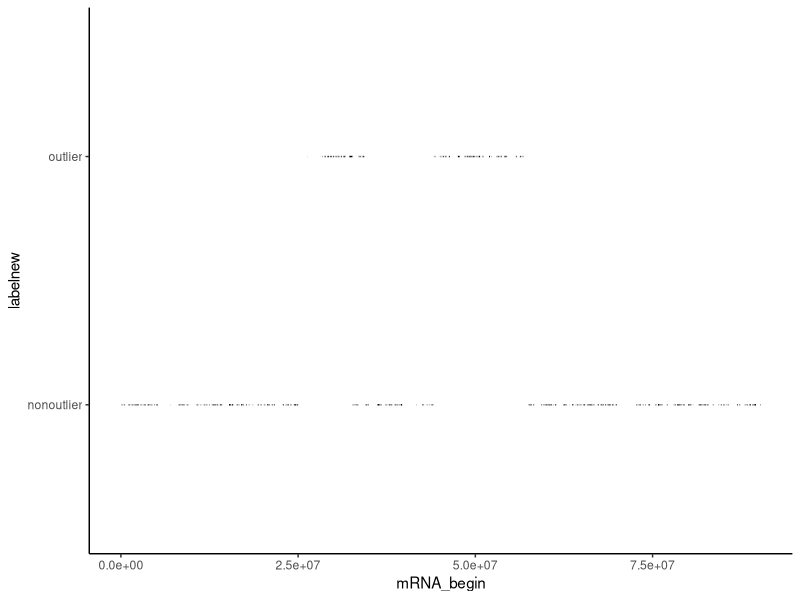
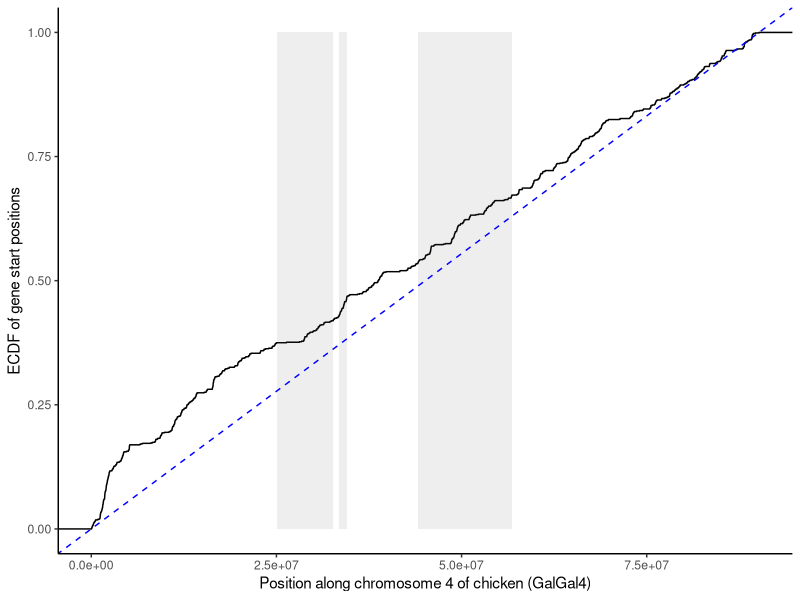
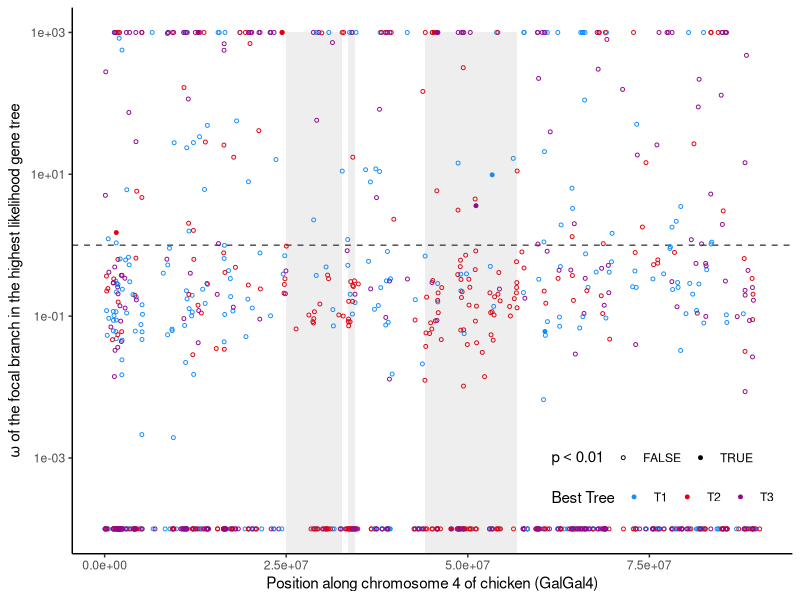
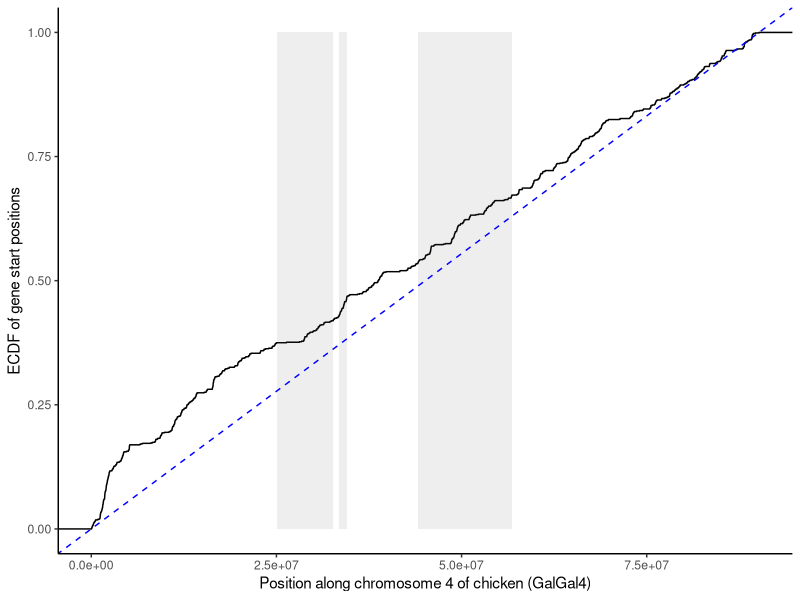
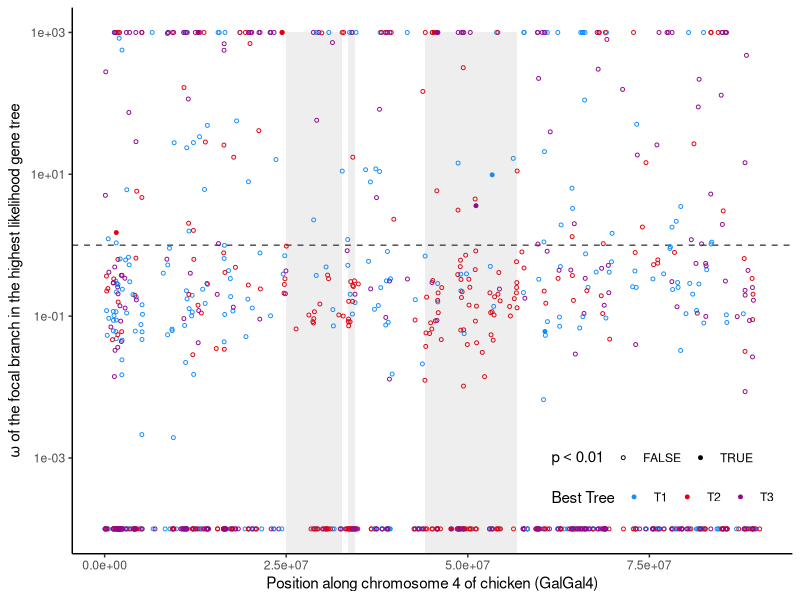

These charts were generated, in order, by the following R code:
require(ggplot2); require(scales); require(reshape2)

l = read.csv('chr4-summary-ELB.tsv',sep="\t")
head(l)

nrow(l)


l$labelnew = ifelse( with(l,
              (mRNA_begin>25030000 & mRNA_end<32670000) |
              (mRNA_begin>33510000 & mRNA_end<34470000) |
              (mRNA_begin>44130000 & mRNA_end<56810000) ),"outlier","nonoutlier")
 
write.csv(l[l$labelnew == "outlier",1:3],"outliergenes.csv",row.names = FALSE)

ggplot(aes(x=mRNA_begin,xend=mRNA_end,y=labelnew,yend=labelnew),data=l)+
  geom_segment()+theme_classic()


ggplot(aes(x=mRNA_begin),data=l)+
  stat_ecdf()+theme_classic()+
  annotate("rect", xmin = 25030000, xmax = 32670000, ymin = 0, ymax =1, alpha = .1)+
  annotate("rect", xmin = 33510000, xmax = 34470000, ymin = 0, ymax =1, alpha = .1)+
  annotate("rect", xmin = 44130000, xmax = 56810000, ymin = 0, ymax =1, alpha = .1)+
  geom_abline(color="blue",linetype=2,slope = 1/90161979)+
  xlab("Position along chromosome 4 of chicken (GalGal4)")+
  ylab("ECDF of gene start positions")
ggsave("genes-distribution.pdf",width=4.5,height = 4)

table(l$label)
table(l$labelnew)
summary(l$mRNA_end)

(32670000-25030000+34470000-33510000+56810000-44130000)/90211544
table(l$labelnew)[2]/(table(l$labelnew)[2]+table(l$labelnew)[1])

l$bestOmega= apply(cbind(l[,3+(1:3)*3],apply(l[,c("Tree1_two_ratio_lnL","Tree2_two_ratio_lnL","Tree3_two_ratio_lnL")],1,which.max)),1,function(x) x[x[4]])
l$pvalue= apply(cbind(l[,18+(1:3)*2],apply(l[,c("Tree1_two_ratio_lnL","Tree2_two_ratio_lnL","Tree3_two_ratio_lnL")],1,which.max)),1,function(x) x[x[4]])

ggplot(aes(x=(mRNA_begin+mRNA_end)/2,
           color=as.factor(apply(l[,c("Tree1_two_ratio_lnL","Tree2_two_ratio_lnL","Tree3_two_ratio_lnL")],1,which.max)),
           y=bestOmega,
           shape=pvalue<0.01
           ),data=l)+
  geom_hline(yintercept = 1,color="grey30",linetype=2)+
  geom_point(size=1)+theme_classic()+
  annotate("rect", xmin = 25030000, xmax = 32670000, ymin = 0, ymax =1000, alpha = .1)+
  annotate("rect", xmin = 33510000, xmax = 34470000, ymin = 0, ymax =1000, alpha = .1)+
  annotate("rect", xmin = 44130000, xmax = 56810000, ymin = 0, ymax =1000, alpha = .1)+
  #stat_summary(aes(x=25030000/2),color="black",data = l[l$mRNA_begin< 25030000,])+
  #stat_summary(aes(x=50300000/2),color="black")+
  xlab("Position along chromosome 4 of chicken (GalGal4)")+
  scale_shape_manual(name=expression(p<0.01),values=c(21,19))+
  scale_y_log10(name=expression(omega~"of the focal branch in the highest likelihood gene tree"))+
  scale_color_manual(values=c("#118EFF","#E6000E","#900890"),
                     name="Best Tree",labels=c("T1","T2","T3"))+
  theme(legend.position = c(.82,.14),legend.direction = "horizontal",
        legend.box.margin = margin(0),
        legend.margin = margin(0))
ggsave("omega.pdf",width=7.4,height = 5.2)
nrow(l)


